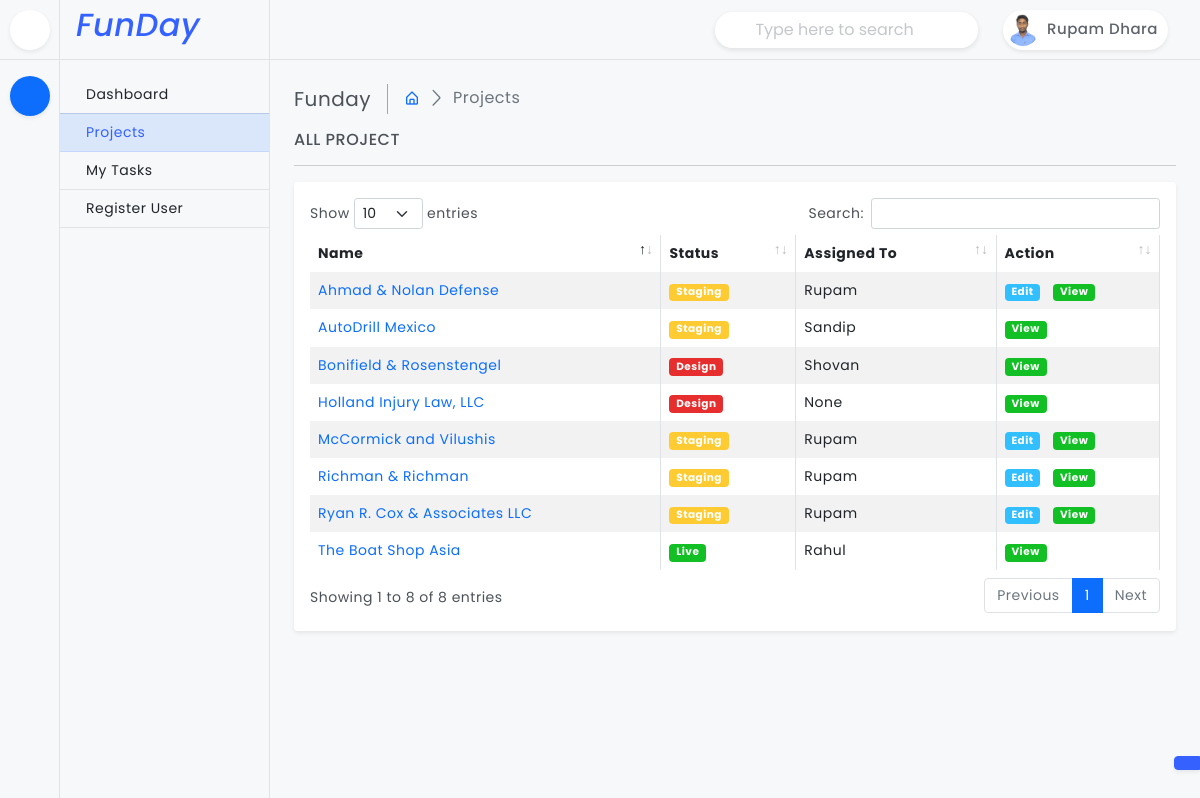
Page /project/ (signed in) on the committed database.
### account/models.py (models this page shows)
class Member(AbstractUser):
    username = None
    email = models.EmailField(unique=True)
    profile_image = models.ImageField(upload_to='user/', null=True, blank=True)
    designation = models.CharField(max_length=255, null=True, blank=True)
    objects = UserManager()
    USERNAME_FIELD = 'email'
    REQUIRED_FIELDS = []
    def __str__(self):
        return self.first_name

### project/models.py (models this page shows, shortened)
class Project(models.Model):
    title = models.CharField(max_length=255)
    slug = models.SlugField(default='', null=True, blank=True, max_length=100)
    associate = models.ForeignKey(Member, on_delete=models.CASCADE, null=True, blank=True)
    status = models.ForeignKey(ProjectStatus, on_delete=models.CASCADE)
    description = RichTextField(null=True, blank=True, config_name='default')
    url = models.URLField(default='', null=True, blank=True)
    adminurl = models.URLField(max_length=200, null=True, blank=True)
    username = models.CharField(max_length=255, default='', null=True, blank=True)
    password = models.CharField(max_length=255, default='', null=True, blank=True)
    extra_credential = RichTextUploadingField(null=True, blank=True)
    date_created = models.DateTimeField(default=datetime.now)

class ProjectStatus(models.Model):
    name = models.CharField(max_length=255)
    def __str__(self):
        return self.name
    class Meta:
        verbose_name = 'Project Status'
        verbose_name_plural = 'Project Status'

### project/views.py (the view)
# urls.py: path('', views.Projects, name='project'),
@login_required
def Projects(request):
    theme = request.session.get('inlineRadioOptions')
    project = Project.objects.all().order_by('title')
    data = {
        'project' : project,
        'theme' : theme
    }
    return render(request, 'project.html', data)

### templates/project.html (shortened to what this page needs)
{% extends "base.html" %}
{% block 'content' %}
    <main class="page-content">
        <div class="page-breadcrumb d-none d-sm-flex align-items-center mb-3">
            <div class="breadcrumb-title pe-3">Funday</div>
            <div class="ps-3">
                <nav aria-label="breadcrumb">
                    <ol class="breadcrumb mb-0 p-0">
                        <li class="breadcrumb-item"><a href="javascript:;"><i class="bx bx-home-alt"></i></a>
                        </li>
                        <li class="breadcrumb-item active" aria-current="page">Projects</li>
                    </ol>
                </nav>
            </div>
        </div>
        <h6 class="mb-0 text-uppercase">All project</h6>
            <hr />
            <div class="card">
                <div class="card-body">
                    <div class="table-responsive">
                        <table id="example" class="table table-striped table-bordered" style="width:100%">
                            <thead>
                                <tr>
                                    <th>Name</th>
                                    <th>Status</th>
                                    <th>Assigned To</th>
                                    <th>Action</th>
                                </tr>
                            </thead>
                            <tbody>
                                {% for x in project %}
                                    <tr>
                                        <td><a href="{% url "projectdetails" x.slug %}">{{ x.title }}</a></td>
                                        <td><span class="badge {% if x.status_id == 1 %} bg-danger{% elif x.status_id == 2 %} bg-warning{% elif x.status_id == 3 %} bg-success{% endif %}">{{ x.status }}</span></td>
                                        <td>{{x.associate}}</td>
                                        <td>{% if request.user.id == x.associate_id %}<a class="badge bg-info" href="{% url "projectedit" x.id %}">Edit </a>&nbsp;&nbsp; {% endif %}<a class="badge bg-success" href="{% url "projectdetails" x.slug %}">View </a></td>
                                    </tr>
                                {% endfor %}
                            </tbody>
                        </table>
                    </div>
                </div>
            </div>
    </main>
{% endblock 'content' %}

### templates/base.html (shortened to what this page needs)
<!doctype html>
{% load static %}
<head>
    <link href="{% static 'plugins/simplebar/css/simplebar.css' %}" rel="stylesheet" />
    <link href="{% static 'plugins/perfect-scrollbar/css/perfect-scrollbar.css' %}" rel="stylesheet" />
    <link href="{% static 'plugins/datatable/css/dataTables.bootstrap5.min.css' %}" rel="stylesheet" />
    <link href="{% static 'css/bootstrap.min.css' %}" rel="stylesheet" />
    <link href="{% static 'css/bootstrap-extended.css' %}" rel="stylesheet" />
    <link href="{% static 'css/style.css' %}" rel="stylesheet" />
    <link href="{% static 'css/icons.css' %}" rel="stylesheet">
    <link rel="stylesheet" href="https://cdnjs.cloudflare.com/ajax/libs/bootstrap-icons/1.10.5/font/bootstrap-icons.min.css' %}" />
    <link href="{% static 'css/pace.min.css' %}" rel="stylesheet" />
    <link href="{% static 'css/dark-theme.css' %}" rel="stylesheet" />
    <link href="{% static 'css/light-theme.css' %}" rel="stylesheet" />
    <link href="{% static 'css/semi-dark.css' %}" rel="stylesheet" />
    <link href="{% static 'css/header-colors.css' %}" rel="stylesheet" />
</head>
<body>
    <div class="wrapper">
        <header class="top-header">
            <nav class="navbar navbar-expand">
                <form class="searchbar d-none d-xl-flex ms-auto">
                    <input class="form-control" type="text" placeholder="Type here to search">
                </form>
                <div class="top-navbar-right ms-3">
                    <ul class="navbar-nav align-items-center">
                        {% if request.user.is_authenticated %}
                        <li class="nav-item dropdown dropdown-large">
                            <a class="nav-link dropdown-toggle dropdown-toggle-nocaret" href="#"
                                data-bs-toggle="dropdown">
                                <div class="user-setting d-flex align-items-center gap-1">
                                    <img src="/media/{{ request.user.profile_image }}" class="user-img" alt="">
                                    <div class="user-name d-none d-sm-block">{{ request.user.first_name }} {{request.user.last_name }}</div>
                                </div>
                            </a>
                        </li>
                        {% endif %}
                    </ul>
                </div>
            </nav>
        </header>
        <aside class="sidebar-wrapper">
            <div class="iconmenu">
                <div class="nav-toggle-box">
                    <div class="nav-toggle-icon"></div>
                </div>
                <ul class="nav nav-pills flex-column">
                    <li class="nav-item" data-bs-toggle="tooltip" data-bs-placement="right" title="Dashboards">
                        <button class="nav-link active" data-bs-toggle="pill" data-bs-target="#pills-dashboards"
                            type="button"></button>
                    </li>
                </ul>
            </div>
            <div class="textmenu">
                <div class="brand-logo text-center">
                    <h2 class="text-primary"><em>FunDay </em></h2>
                </div>
                <div class="tab-content">
                    <div class="tab-pane fade active show" id="pills-dashboards">
                        <div class="list-group list-group-flush">
                            <a href="{% url 'home' %}" class="list-group-item">Dashboard</a>
                            <a href="{% url 'project' %}" class="list-group-item"></i>Projects</a>
                            <a href="{% url 'task' %}" class="list-group-item">My Tasks</a>
                            {% if request.user.is_staff == 1 %}<a href="{% url 'registration' %}"
                                class="list-group-item">Register User</a>{% endif %}
                        </div>
                    </div>
                </div>
            </div>
        </aside>
        {% block 'content' %}{% endblock 'content' %}
        <div class="switcher-body">
            <button class="btn btn-primary btn-switcher shadow-sm" type="button" data-bs-toggle="offcanvas"
                data-bs-target="#offcanvasScrolling" aria-controls="offcanvasScrolling"></button>
        </div>
    </div>
</body>
</html>

### static/css/style.css (style rules this page uses)
body { font-size: 14px; color: #4c5258; letter-spacing: .5px; font-family: 'Poppins', sans-serif; background-color: #f7f8fa; overflow-x: hidden; }
.wrapper { width: auto; position: relative }
a { text-decoration: none; }
::placeholder { opacity: 0.4 !important; }
.top-header .navbar { position: fixed; top: 0; left: 270px; right: 0; background-color: #f7f8fa; border-bottom: 1px solid #e2e3e4; background-clip: padding-box; height: 60px; z-index: 10; padding: 0 1.5rem; transition: all .2s; }
.top-header .navbar .searchbar { position: relative; width: 30%; }
.top-header .navbar .searchbar .form-control { border-radius: 30px; border: 1px solid rgb(206 212 218 / 0%); box-shadow: 0 .125rem .25rem rgba(0,0,0,.075); padding-left: 2.5rem; padding-right: 2.5rem; }
.top-header .navbar .user-setting { height: 40px; border-radius: 30px; background-color: #fff; box-shadow: 0 0.125rem 0.25rem rgb(0 0 0 / 8%); }
.dropdown-toggle-nocaret:after { display: none }
.top-header .navbar .dropdown-large { position: relative }
.top-header .navbar .user-img { width: 40px; height: 40px; padding: 4px; border-radius: 50%; object-fit: cover; object-position: top; }
.top-header .navbar .user-name { font-size: 15px; color: #5e636b; font-weight: 500; padding-right: 10px; }
.sidebar-wrapper { position: fixed; top: 0; left: 0; width: 270px; height: 100%; background-color: #ffffff; background-clip: padding-box; border-right: 1px solid #e2e3e4; transition: all .2s; z-index: 16; }
.sidebar-wrapper .iconmenu { position: fixed; top: 0px; left: 0; bottom: 0; width: 60px; height: calc(100% - 0px); background-color: #f7f8fa; background-clip: padding-box; border-right: 1px solid #e2e3e4; display: flex; align-items: start; justify-content: center; z-index: 17; transition: all .2s; }
.sidebar-wrapper .iconmenu .nav-toggle-box { position: fixed; top: 0; left: 0; width: 60px; height: 60px; display: flex; align-items: center; justify-content: center; background-color: #f7f8fa; background-clip: padding-box; border-right: 1px solid rgb(226 227 228 / 0%); border-bottom: 1px solid #e2e3e4; transition: all .2s; z-index: 1; }
.sidebar-wrapper .iconmenu .nav-toggle-box .nav-toggle-icon { width: 40px; height: 40px; line-height: 40px; border-radius: 50%; text-align: center; font-size: 20px; color: #293445; background: #fff; cursor: pointer; border: 1px solid rgb(255 255 255 / 0%); box-shadow: 0 .125rem .25rem rgba(0,0,0,.075)!important; }
.sidebar-wrapper .iconmenu ul.nav { margin-top: 60px; padding-top: 1rem; }
.sidebar-wrapper .textmenu { position: fixed; top: 0px; left: 60px; bottom: 0; width: 210px; height: calc(100% - 0px); background-color: #f7f8fa; background-clip: padding-box; border-right: 1px solid rgb(226 227 228 / 0%); transition: all .2s; z-index: 15; }
.sidebar-wrapper .textmenu .brand-logo { position: fixed; top: 0; left: 60px; width: 210px; height: 60px; padding: 0 1rem; display: flex; align-items: center; justify-content: start; background-color: #f7f8fa; background-clip: padding-box; border-right: 1px solid rgb(226 227 228 / 0%); border-bottom: 1px solid #e2e3e4; transition: all .2s; z-index: 16; }
.sidebar-wrapper .textmenu div.tab-content { margin-top: 60px; padding-top: 1rem; }
.sidebar-wrapper .iconmenu .nav-pills .nav-link { border: 1px solid rgb(255 255 255 / 0%); border-radius: 50%; padding: 0; margin-bottom: 10px; width: 40px; height: 40px; line-height: 40px; color: #293445; background: #fff; box-shadow: 0 .125rem .25rem rgba(0,0,0,.075)!important; }
.sidebar-wrapper .iconmenu .nav-pills .nav-link.active, .iconmenu .nav-pills .show>.nav-link { color: #fff; background-color: #0d6efd; }
.sidebar-wrapper .textmenu .list-group .list-group-item { background-color: transparent; border-bottom: 1px solid #e2e3e4; }
.sidebar-wrapper .textmenu .list-group-item+.list-group-item.active { color: #3461ff; background-color: hsl(216deg 98% 52% / 12%); border-color: rgb(52 97 255 / 12%); }
.page-content { margin-left: 270px; margin-top: 60px; padding: 1.5rem; transition: all .2s; }
.table-responsive { white-space: nowrap; }
.breadcrumb-title { font-size: 20px; border-right: 1.5px solid #aaa4a4; }
.page-breadcrumb .breadcrumb-item+.breadcrumb-item::before { display: inline-block; padding-right: .5rem; color: #6c757d; font-family: LineIcons; content: "\ea5c"; }
.page-breadcrumb .breadcrumb li.breadcrumb-item { font-size: 16px; }
.btn-switcher { position: fixed; right: 0px; bottom: 30px; border-top-right-radius: 0; border-bottom-right-radius: 0; }

### rows in the picture
Member: user.profile_image (picture), user.first_name "Rupam", user.last_name "Dhara"
Project: title "Ahmad & Nolan Defense", status "Staging", associate "Rupam", shows "Edit"
Project: title "AutoDrill Mexico", status "Staging", associate "Sandip"
Project: title "Bonifield & Rosenstengel", status "Design", associate "Shovan"
Project: title "Holland Injury Law, LLC", status "Design", associate "None"
Project: title "McCormick and Vilushis", status "Staging", associate "Rupam", shows "Edit"
Project: title "Richman & Richman", status "Staging", associate "Rupam", shows "Edit"
Project: title "Ryan R. Cox & Associates LLC", status "Staging", associate "Rupam", shows "Edit"
Project: title "The Boat Shop Asia", status "Live", associate "Rahul"
